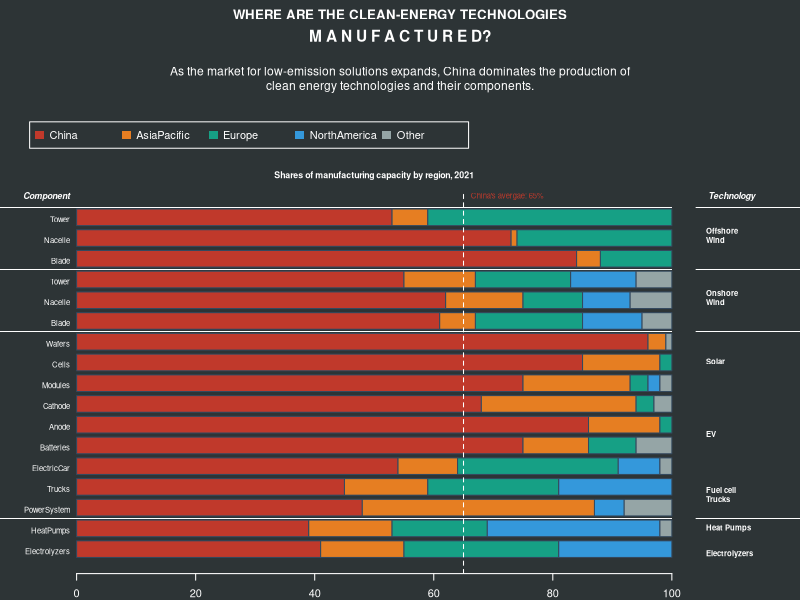

Source code (R):
lo_mat = matrix(data = c(1, 1, 2, 2, 3, 4), ncol = 2, byrow = TRUE)
lo = layout(mat = lo_mat, widths = c(4, 0.6), heights = c(1, 0.8, 4))

title1 = "WHERE ARE THE CLEAN-ENERGY TECHNOLOGIES"
title2 = "M A N U F A C T U R E D?"
title3 = "As the market for low-emission solutions expands, China dominates the production of
clean energy technologies and their components."

par(mar = c(0, 0, 0, 0), bg = "#2d3436", col = "white")
plot(NA, xlim = c(0, 1), ylim = c(0.1, 1), axes = FALSE)
text(x = 0.5, y = 0.9, label = title1, font = 2, cex = 1.2)
text(x = 0.5, y = 0.7, label = title2, font = 2, cex = 1.4)
text(x = 0.5, y = 0.3, label = title3, xpd = TRUE, cex = 1.1)

par(mar = c(0, 0, 0, 0), bg = "#2d3436", col = "white")
plot(NA, xlim = c(0, 1), ylim = c(0.1, 0.6), axes = FALSE)
country_cols = c("#c0392b", "#e67e22", "#16a085", "#3498db", "#95a5a6")
names(country_cols) = c("China", "AsiaPacific", "Europe", "NorthAmerica", "Other")

legend(x = 0, y = 0.5, legend = names(country_cols),
       col = country_cols, pch = 15, ncol = 5, cex = 1,
       border = NA, xpd = TRUE, box.col = "white", pt.cex = 1.8)

data = read.delim("data/18-cleanEnergy_manufacturer.tsv")
data$cat = paste(data$source, data$element, sep = "_")
n_cat = rev(table(data$cat)[unique(data$cat)])

y_bottoms = seq(0.1, 16.1, 1)
y_tops = seq(0.9, 16.9, 1)


par(mar = c(2, 4, 0.5, 0), bg = "#2d3436", col = "white")
plot(NA, xlim = c(0, 100), ylim = c(0, length(n_cat)), xlab = NA, ylab = NA, axes = FALSE)

for(i in seq_len(length(n_cat))){
  d = data[data$cat == names(n_cat)[i],]
  d_cumsum = cumsum(d$pct)
  x_right = cumsum(d$pct)
  x_left = c(0, d_cumsum[1:length(d_cumsum) - 1])
  rect(
    xleft = x_left,
    ybottom = y_bottoms[i],
    xright = x_right,
    ytop = y_tops[i],
    col = country_cols[d$Country], border = "#34495e"
  )
  text(x = 0, y = y_bottoms[i]+0.25, label = unique(d$element), cex = 0.7, pos = 2, xpd = NA)
}

at_lines = c()
for(s in unique(data$source)){
  at_lines = c(at_lines, length(unique(data[data$source == s, "element"])))
}

rect(xleft = -100, ybottom = cumsum(rev(at_lines))-0.03, xright = 100, ytop = cumsum(rev(at_lines)), border = NA, col = "white", xpd = TRUE)
rect(xleft = 0, ybottom = 0, xright = 0.1, ytop = 17, border = NA, col = "white", lwd = 2)
rect(xleft = -100, ybottom = 0, xright = 100, ytop = 0+0.03, border = NA, col = "white", lwd = 2, xpd = NA)

abline(v = 65, lty = 2)
text(x = 65, y = 17.5, label = "China's avergae: 65%", col = country_cols["China"], xpd = NA, cex = 0.7, adj = -0.1)
text(x = 50, y = 18.5, label = "Shares of manufacturing capacity by region, 2021", col = "white", xpd = NA, cex = 0.8, adj = 0.5, font = 2)
text(x = 0, y = 17.5, label = "Component", col = "white", xpd = NA, cex = 0.8, adj = 0.1, font = 4, pos = 2)
text(x = 105, y = 17.5, label = "Technology", col = "white", xpd = NA, cex = 0.8, adj = 0.1, font = 4, pos = 4)
axis(side = 1, at = seq(0, 100, 20), line = 0, col = "white", col.ticks = "white", col.axis = "white")

par(mar = c(2, 0, 0.5, 0), bg = "#2d3436", col = "white")
plot(NA, xlim = c(0, 1), ylim = c(0, length(n_cat)), xlab = NA, ylab = NA, axes = FALSE)

lbs = c("Electrolyzers", "Heat Pumps", "Fuel cell\nTrucks", "EV", "Solar",
        "Onshore\nWind", "Offshore\nWind")
text(x = 0, y = c(0.25, 1.5, 3, 6, 9.5, 12.5, 15.5), labels = lbs, adj = 1, xpd = NA, cex = 0.7, pos = 4, font = 2)
rect(xleft = -200, ybottom = cumsum(rev(at_lines))-0.03, xright = 100, ytop = cumsum(rev(at_lines)), border = NA, col = "white", xpd = TRUE)
